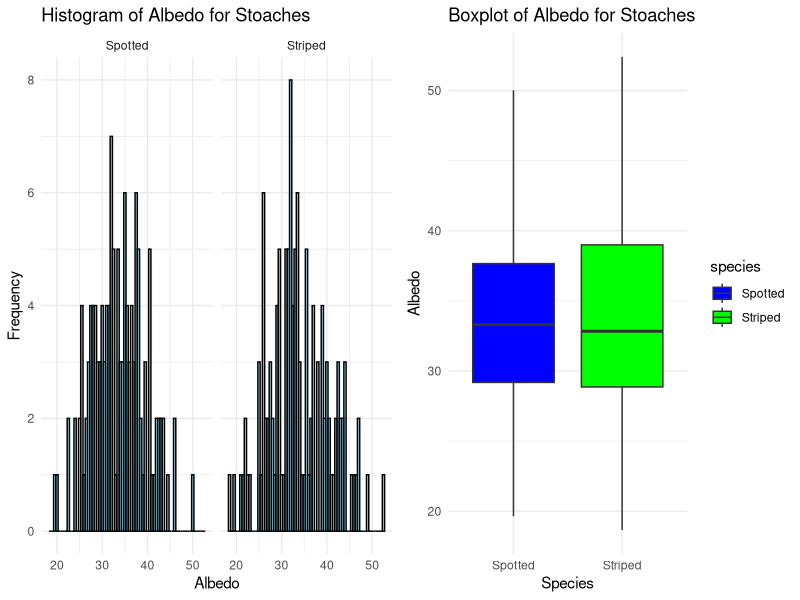
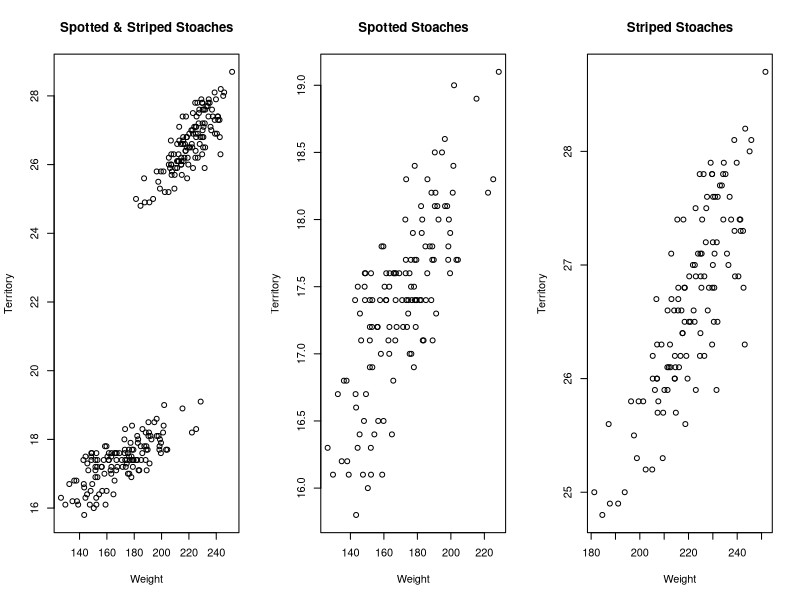
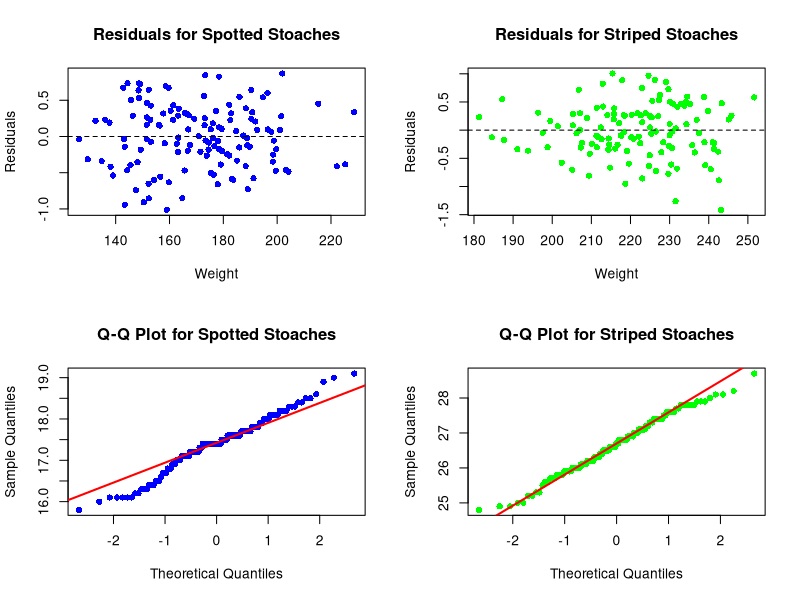
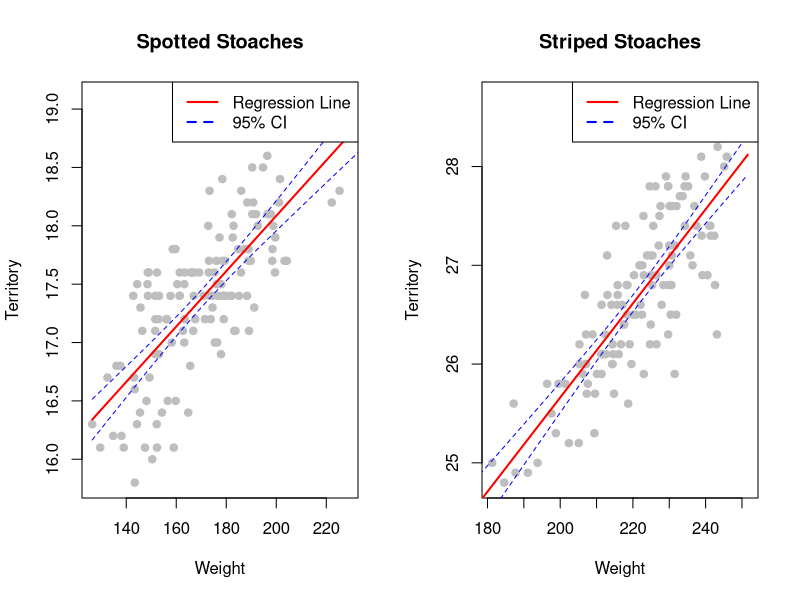

These charts were generated, in order, by the following R code:
## ---- chunk 1
knitr::opts_chunk$set(echo = TRUE, 
                  message = FALSE, 
                  warning = FALSE,
                  fig.align = 'center')
library(readr)
library(dplyr)
library(knitr)
library(car)
library(ggplot2)
library(gridExtra)
## ---- chunk 2
#Import the data from Excel
data <- read_csv("47826479_data_StatReport.csv")

#Separate the data by species
spotted_data <- subset(data, species == "Spotted")
striped_data <- subset(data, species == "Striped")
## ---- chunk 3
#Descriptive Table
summary_stats <- data %>%
  group_by(species) %>%
  summarise(
    N = n(),
    Mean = mean(albedo, na.rm = TRUE),
    Median = median(albedo, na.rm = TRUE),
    Min = min(albedo, na.rm = TRUE),
    Max = max(albedo, na.rm = TRUE),
    sd = sd(albedo, na.rm = TRUE),
    Range = Max - Min
  )

knitr::kable(summary_stats, caption = "Descriptive Summary Table of the Albedo of Stoaches Grouped by Species")
## ---- chunk 4
# Assign the histogram to a variable
hist_plot <- ggplot(data, aes(x=albedo)) +
  geom_histogram(binwidth=0.5, fill="skyblue", color="black", alpha=0.7) +
  theme_minimal() +
  labs(title="Histogram of Albedo for Stoaches", 
       x="Albedo", 
       y="Frequency") +
  facet_wrap(~species, ncol=2)

# Assign the boxplot to a variable
box_plot <- ggplot(data, aes(x=species, y=albedo, fill=species)) +
  geom_boxplot() +
  theme_minimal() +
  labs(title="Boxplot of Albedo for Stoaches", 
       x="Species", 
       y="Albedo") +
  scale_fill_manual(values=c("Spotted"="blue", "Striped"="green"))

# grid.arrange() to place the plots side by side
grid.arrange(hist_plot, box_plot, ncol=2)
## ---- chunk 5

#Relationship Between Weight and Territory

# Setting the graphics parameters to have 1 row and 3 columns
par(mfrow=c(1,3))

#Plotting the relationship for Spotted & Striped stoaches
plot(data$weight, data$territory, main="Spotted & Striped Stoaches", xlab="Weight", ylab="Territory")

#Plotting the relationship for Spotted stoaches
plot(spotted_data$weight, spotted_data$territory, main="Spotted Stoaches", xlab="Weight", ylab="Territory")

#Plotting the relationship for Striped stoaches
plot(striped_data$weight, striped_data$territory, main="Striped Stoaches", xlab="Weight", ylab="Territory")
## ---- chunk 6
# Linear models for both Spotted and Striped stoaches
lm_spotted <- lm(territory ~ weight, data=spotted_data)
lm_striped <- lm(territory ~ weight, data=striped_data)

# Residuals for both models
residuals_spotted <- residuals(lm_spotted)
residuals_striped <- residuals(lm_striped)

# Set up the plotting layout
par(mfrow=c(2,2))

# Residual plot for Spotted stoaches
plot(spotted_data$weight, residuals_spotted, 
     main="Residuals for Spotted Stoaches",
     xlab="Weight",
     ylab="Residuals",
     col="blue", pch=16)

abline(h=0, lty=2)

# Residual plot for Striped stoaches
plot(striped_data$weight, residuals_striped, 
     main="Residuals for Striped Stoaches",
     xlab="Weight",
     ylab="Residuals",
     col="green", pch=16)

abline(h=0, lty=2)

# QQ plot for Spotted stoaches
qqnorm(spotted_data$territory, main="Q-Q Plot for Spotted Stoaches", col="blue", pch=16)
qqline(spotted_data$territory, col="red", lwd=2)

# QQ plot for Striped stoaches
qqnorm(striped_data$territory, main="Q-Q Plot for Striped Stoaches", col="green", pch=16)
qqline(striped_data$territory, col="red", lwd=2)
## ---- chunk 7
# T-test for equal variances
t_test_result <- t.test(albedo ~ species, data=data, var.equal=TRUE)

# Calculate mean difference
spotted_mean <- mean(subset(data, species == "Spotted")$albedo, na.rm=TRUE)
striped_mean <- mean(subset(data, species == "Striped")$albedo, na.rm=TRUE)
mean_difference <- spotted_mean - striped_mean

# Extract relevant values and put into a data frame
t_test_summary <- data.frame(
  Mean_Difference = round(mean_difference, 3),
  df = t_test_result$parameter,
  Statistic = round(t_test_result$statistic, 3),
  p_value = round(t_test_result$p.value, 3),
  Lower_CI = round(t_test_result$conf.int[1], 3),
  Upper_CI = round(t_test_result$conf.int[2], 3)
)

# Rename the row & columns
rownames(t_test_summary)[rownames(t_test_summary) == "df"] <- "Spotted-Striped"
colnames(t_test_summary)[colnames(t_test_summary) == "Mean_Difference"] <- "Mean Difference"
colnames(t_test_summary)[colnames(t_test_summary) == "Lower_CI"] <- "95% Lower CI"
colnames(t_test_summary)[colnames(t_test_summary) == "Upper_CI"] <- "95% Upper CI"

# Display the summary table
knitr::kable(t_test_summary, caption="T-test (Equal Variance) Summary Table", align='c')
## ---- chunk 8
# Run linear regression for Spotted stoaches
spotted_lm <- lm(territory ~ weight, data=spotted_data)
spotted_summary <- summary(spotted_lm)

# Run linear regression for Striped stoaches
striped_lm <- lm(territory ~ weight, data=striped_data)
striped_summary <- summary(striped_lm)

# Compute correlation coefficients for both species
spotted_r <- cor(spotted_data$weight, spotted_data$territory)
striped_r <- cor(striped_data$weight, striped_data$territory)


# Extract relevant summary statistics
summary_data <- data.frame(
  Species = c("Spotted", "Striped"),
  r = c(spotted_r, striped_r),
  R_Squared = c(spotted_summary$r.squared, striped_summary$r.squared),
  Adjusted_R_Squared = c(spotted_summary$adj.r.squared, striped_summary$adj.r.squared),
  F_Statistic = c(spotted_summary$fstatistic[1], striped_summary$fstatistic[1]),
  P_Value = c(pf(spotted_summary$fstatistic[1], df1 = spotted_summary$fstatistic[2], df2 = spotted_summary$fstatistic[3], lower.tail = FALSE),
              pf(striped_summary$fstatistic[1], df1 = striped_summary$fstatistic[2], df2 = striped_summary$fstatistic[3], lower.tail = FALSE))
)

# Rename the Columns
colnames(summary_data)[colnames(summary_data) == "P_Value"] <- "p-Value"


# Create the summary table
knitr::kable(summary_data, caption = "Test of Significance of the Correlation Coefficient for Spotted and Striped Stoaches", align = 'lcccc')
## ---- chunk 9
# Extract intercepts from regression summaries
spotted_intercept <- coef(spotted_lm)["(Intercept)"]
striped_intercept <- coef(striped_lm)["(Intercept)"]

# Extract slopes (coefficients for 'weight') from regression summaries
spotted_slope <- coef(spotted_lm)["weight"]
striped_slope <- coef(striped_lm)["weight"]

# Extract standard error, t-value, and p-value for each slope
spotted_se <- sqrt(diag(vcov(spotted_lm)))["weight"]
spotted_t <- spotted_slope/spotted_se
spotted_p <- 2*pt(-abs(spotted_t), df = spotted_summary$df[2])

striped_se <- sqrt(diag(vcov(striped_lm)))["weight"]
striped_t <- striped_slope/striped_se
striped_p <- 2*pt(-abs(striped_t), df = striped_summary$df[2])

# Extract the 95% CI for the slope from both models
spotted_ci <- confint(spotted_lm)["weight", ]
striped_ci <- confint(striped_lm)["weight", ]

# Create data frame for summary statistics of slopes
slope_summary_data <- data.frame(
  Species = c("Spotted", "Striped"),
  Slope = c(spotted_slope, striped_slope),
  Intercept = c(spotted_intercept, striped_intercept),
  Std_Error = c(spotted_se, striped_se),
  t_value = c(spotted_t, striped_t),
  P_Value = c(spotted_p, striped_p),
  CI_Lower = c(spotted_ci[1], striped_ci[1]),
  CI_Upper = c(spotted_ci[2], striped_ci[2])
)

# Rename the Columns
colnames(slope_summary_data)[colnames(slope_summary_data) == "P_Value"] <- "p-Value"
colnames(slope_summary_data)[colnames(slope_summary_data) == "Std_Error"] <- "Std Error"
colnames(slope_summary_data)[colnames(slope_summary_data) == "CI_Lower"] <- "95% Lower CI"
colnames(slope_summary_data)[colnames(slope_summary_data) == "CI_Upper"] <- "95% Upper CI"

# Create the summary table
knitr::kable(slope_summary_data, caption = "Test of Significance of the Slope of the Regression Line of Spotted and Striped Stoaches", align = 'lccccccc')
## ---- chunk 10
# Extract intercepts and slopes from regression summaries
spotted_intercept <- coef(spotted_lm)["(Intercept)"]
spotted_slope <- coef(spotted_lm)["weight"]

striped_intercept <- coef(striped_lm)["(Intercept)"]
striped_slope <- coef(striped_lm)["weight"]

# Construct the regression equations as strings
spotted_equation <- paste0("territory = ", round(spotted_intercept, 3), " + ", round(spotted_slope, 3), " * weight")
striped_equation <- paste0("territory = ", round(striped_intercept, 3), " + ", round(striped_slope, 3), " * weight")

# Create data frame for regression equations
equation_data <- data.frame(
  Species = c("Spotted", "Striped"),
  Regression_Equation = c(spotted_equation, striped_equation)
)

# Rename the Column
colnames(equation_data)[colnames(equation_data) == "Regression_Equation"] <- "Regression Equation"

# Create the table using knitr::kable
knitr::kable(equation_data, caption = "Regression Equations for Spotted and Striped Stoaches", align = 'lc')

## ---- chunk 11
# Set up a 1x2 plotting matrix
par(mfrow=c(1,2))

# Combine the two datasets into one for ggplot2
combined_data <- rbind(
  transform(spotted_data, Species = "Spotted"),
  transform(striped_data, Species = "Striped")
)

# Function to add regression line and confidence interval
add_regress_line_CI <- function(lm_model) {
  weight_seq <- seq(min(combined_data$weight), max(combined_data$weight), length.out = 100)
  pred <- predict(lm_model, newdata = data.frame(weight = weight_seq), interval = "confidence", level = 0.95)
  
  lines(weight_seq, pred[,"fit"], col = "red", lwd = 2)
  lines(weight_seq, pred[,"lwr"], col = "blue", lty = 2)
  lines(weight_seq, pred[,"upr"], col = "blue", lty = 2)
}

# Plot for Spotted species
with(subset(combined_data, Species == "Spotted"), {
  plot(weight, territory, main = "Spotted Stoaches", xlab = "Weight", ylab = "Territory", col = "gray", pch = 19)
  add_regress_line_CI(spotted_lm)
  legend("topright", legend = c("Regression Line", "95% CI"), lty = c(1, 2), lwd = 2, col = c("red", "blue"))
})

# Plot for Striped species
with(subset(combined_data, Species == "Striped"), {
  plot(weight, territory, main = "Striped Stoaches", xlab = "Weight", ylab = "Territory", col = "gray", pch = 19)
  add_regress_line_CI(striped_lm)
  legend("topright", legend = c("Regression Line", "95% CI"), lty = c(1, 2), lwd = 2, col = c("red", "blue"))
})

## ---- chunk 12

# Shapiro-Wilk Test for Normality of Data
shapiro.test(data$albedo[data$species == "Spotted"])
shapiro.test(data$albedo[data$species == "Striped"])

## ---- chunk 13

# Levene's Test for Homoscedasticity (Checking for Equal Variances)
leveneTest(albedo ~ species, data = data)

## ---- chunk 14

#Computation for Correlation
cor.test(data$weight[data$species == "Spotted"], data$territory[data$species == "Spotted"])
cor.test(data$weight[data$species == "Striped"], data$territory[data$species == "Striped"])

